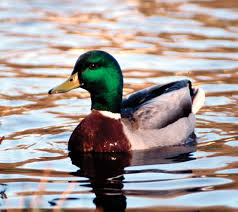
#> input picture duck.jpg, 238 x 212 px
$ jupyter execute Untitled.ipynb
#> lines starting #> are read from the running program, lines starting #| are printed output that depends on the picture; after the words box and inside, x2 and y2 are one past the last pixel; in counts of white or black regions, pixels touching at a corner belong together
Ex 8

Thresholding

Name : K.Mohamed Althaf Reg No : 212224240089 Slot : 25EV2130

[cell 1]
# Load the necessary packages
import cv2
import numpy as np
import matplotlib.pyplot as plt

[cell 2]
# Read the image
image = cv2.imread('duck.jpg')
#> image is the input picture: shape (212, 238, 3); mean B, G, R 154.9, 157.6, 167.7

[cell 3]
# Check whether image is loaded properly
if image is None:
    print("Error: Image not found")
else:
        # Convert the image to grayscale
    gray = cv2.cvtColor(image, cv2.COLOR_BGR2GRAY)
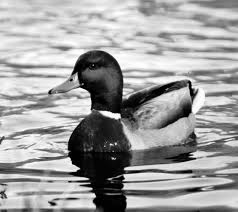
#> gray: shape (212, 238); min 0, max 255, mean 160.3

[cell 4]
# Global Thresholding
ret1, global_thresh = cv2.threshold(gray, 127, 255, cv2.THRESH_BINARY)
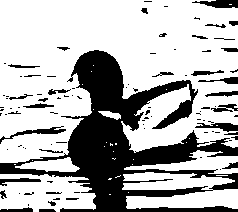
#> global_thresh: shape (212, 238); 70.2% white; 98 black regions (65 under 20 px), largest, box (x1, y1, x2, y2) and area: (0, 50, 238, 212) 12376, (0, 126, 66, 144) 251, (192, 0, 238, 8) 250

[cell 5]
# Adaptive Thresholding
adaptive_thresh = cv2.adaptiveThreshold(
    gray,
    255,
    cv2.ADAPTIVE_THRESH_GAUSSIAN_C,
    cv2.THRESH_BINARY,
    11,
    2
)
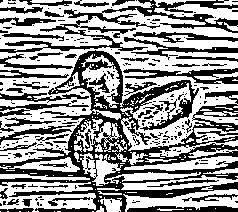
#> adaptive_thresh: shape (212, 238); 58.2% white; 246 black regions (192 under 20 px), largest, box (x1, y1, x2, y2) and area: (0, 50, 238, 212) 10091, (0, 0, 238, 53) 2725, (123, 68, 238, 84) 787

[cell 6]
# Otsu's Thresholding
ret2, otsu_thresh = cv2.threshold(
    gray,
    0,
    255,
    cv2.THRESH_BINARY + cv2.THRESH_OTSU
)
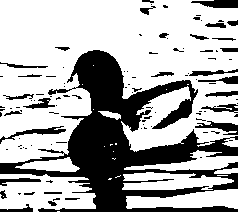
#> otsu_thresh: shape (212, 238); 68% white; 107 black regions (76 under 20 px), largest, box (x1, y1, x2, y2) and area: (0, 50, 238, 212) 12984, (191, 0, 238, 8) 280, (0, 126, 66, 144) 275
#> ret2 = 135

[cell 7]
# Display the results
plt.figure(figsize=(12, 8))
# Original Image
plt.subplot(2, 2, 1)
plt.imshow(cv2.cvtColor(image, cv2.COLOR_BGR2RGB))
plt.title("Original Image")
plt.axis('off')

# Global Thresholding
plt.subplot(2, 2, 2)
plt.imshow(global_thresh, cmap='gray')
plt.title("Global Thresholding")
plt.axis('off')

# Adaptive Thresholding
plt.subplot(2, 2, 3)
plt.imshow(adaptive_thresh, cmap='gray')
plt.title("Adaptive Thresholding")
plt.axis('off')

# Otsu Thresholding
plt.subplot(2, 2, 4)
plt.imshow(otsu_thresh, cmap='gray')
plt.title("Otsu's Thresholding")
plt.axis('off')

plt.tight_layout()
plt.show()
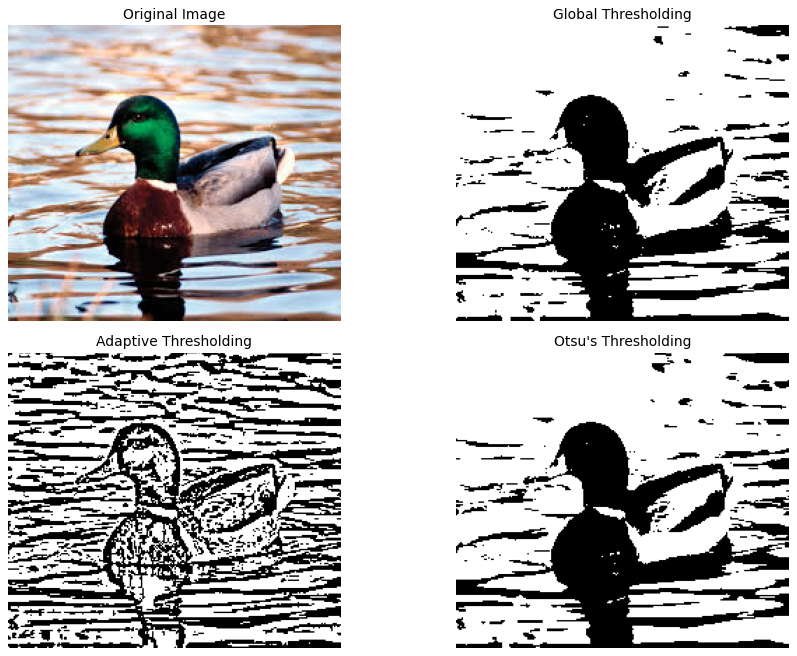
#> figure drawn by matplotlib, 4 panels
